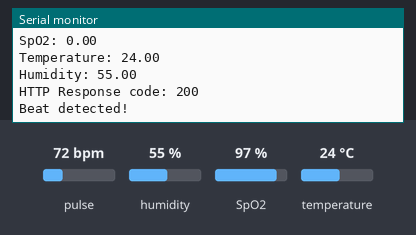
A sketch run on a simulated ESP8266 (NodeMCU). Parts: the last lines printed to the serial monitor. The inputs (shaded band) are chosen by the test bench; at power-on: pulse 72 bpm, humidity 55 %, SpO2 97 %, temperature 24 °C. WiFi joins after 1.5 s; servers stay silent unless stated; uploads are accepted with an empty reply.

Above: at 3.2 s.
3.3 s: pulse set to 42 bpm
At 4.7 s:
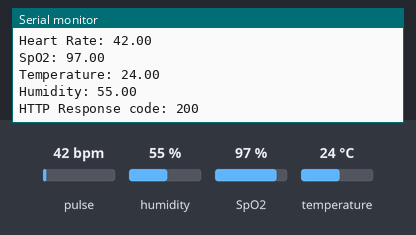
4.8 s: humidity set to 22 %
At 5.79 s:
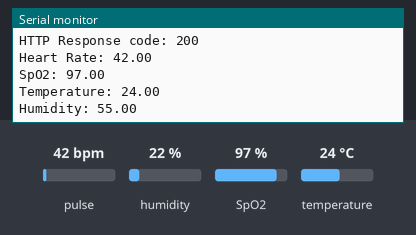
6.3 s: SpO2 set to 80 %
At 7.7 s:
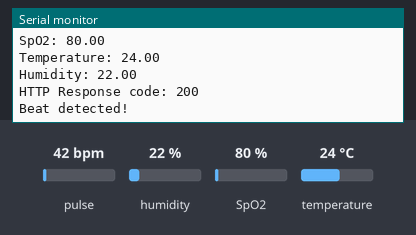
7.8 s: temperature set to 12 °C
At 8.52 s:
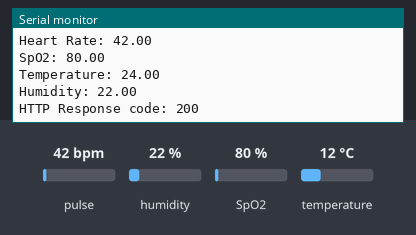
9.3 s: pulse set to 70 bpm
At 9.4 s:
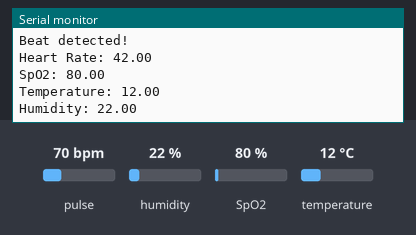
10.8 s: humidity set to 40 %
At 10.8 s:
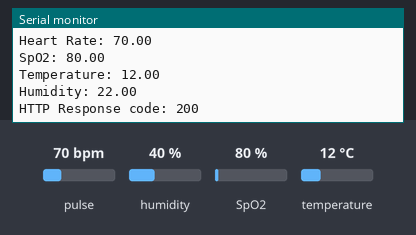
Timing chart, 0 to 13.3 s (numbered marks = the images above; inputs shaded):
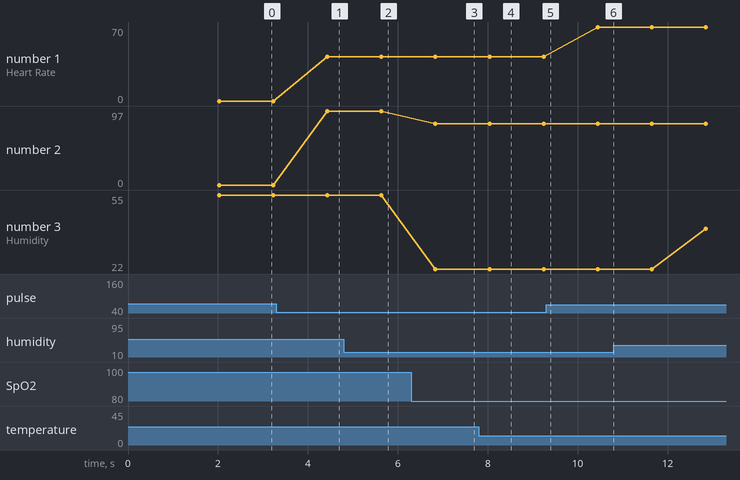

Measured:
- after the input at 3.3 s, the serial monitor: prints a new line after 1.1 s (image 1)
- after the input at 6.3 s, the serial monitor: prints a new line after 0.54 s (image 3)
- plotted number 1: 0 → 42 after the input at 3.3 s, 42 → 70 after the input at 9.3 s
- plotted number 2: 97 → 80 after the input at 6.3 s
- plotted number 3: 22 → 40 after the input at 10.8 s

The sketch:

esp8266_code.ino
```cpp
#include <ESP8266WiFi.h>
#include <ESP8266HTTPClient.h>
#include <Wire.h>
#include "MAX30100_PulseOximeter.h"
#include <DHT.h>

// WiFi credentials
const char* ssid = "hari_d_04";
const char* password = "harihari";

// Server details (Raspberry Pi Flask API)
const char* serverURL = "http://192.168.43.117:5000/api/sensor-data";

// Define DHT sensor type and pin
#define DHTPIN D2
#define DHTTYPE DHT11
DHT dht(DHTPIN, DHTTYPE);

// Initialize pulse oximeter
PulseOximeter pox;
#define REPORTING_PERIOD_MS 1000
uint32_t tsLastReport = 0;

// Sensor data variables
float temperature;
float humidity;
float heartRate = 0;
float spo2 = 0;

void onBeatDetected() {
    Serial.println("Beat detected!");
}

void setup() {
    Serial.begin(115200);
    WiFi.begin(ssid, password);

    // Connect to WiFi
    Serial.print("Connecting to WiFi...");
    while (WiFi.status() != WL_CONNECTED) {
        delay(1000);
        Serial.print(".");
    }
    Serial.println("\nConnected to WiFi");

    // Initialize sensors
    dht.begin();

    if (!pox.begin()) {
        Serial.println("MAX30100 init failed");
        while (1);
    }
    pox.setOnBeatDetectedCallback(onBeatDetected);
}

void loop() {
    // Update pulse oximeter readings
    pox.update();

    // Read sensor values
    temperature = dht.readTemperature();
    humidity = dht.readHumidity();

    if (millis() - tsLastReport > REPORTING_PERIOD_MS) {
        heartRate = pox.getHeartRate();
        spo2 = pox.getSpO2();

        Serial.print("Heart Rate: "); Serial.println(heartRate);
        Serial.print("SpO2: "); Serial.println(spo2);
        Serial.print("Temperature: "); Serial.println(temperature);
        Serial.print("Humidity: "); Serial.println(humidity);

        // Send data to Raspberry Pi backend
        sendSensorData(temperature, humidity, heartRate, spo2);

        tsLastReport = millis();
    }
}

// Function to send data to the Raspberry Pi backend
void sendSensorData(float temp, float hum, float hr, float sp) {
    if (WiFi.status() == WL_CONNECTED) {
        HTTPClient http;
        http.begin(serverURL);
        http.addHeader("Content-Type", "application/json");

        String payload = "{\"temperature\":" + String(temp) +
                         ", \"humidity\":" + String(hum) +
                         ", \"heart_rate\":" + String(hr) +
                         ", \"spo2\":" + String(sp) + "}";

        int httpResponseCode = http.POST(payload);

        Serial.print("HTTP Response code: ");
        Serial.println(httpResponseCode);

        http.end();
    } else {
        Serial.println("WiFi not connected");
    }
}
```
